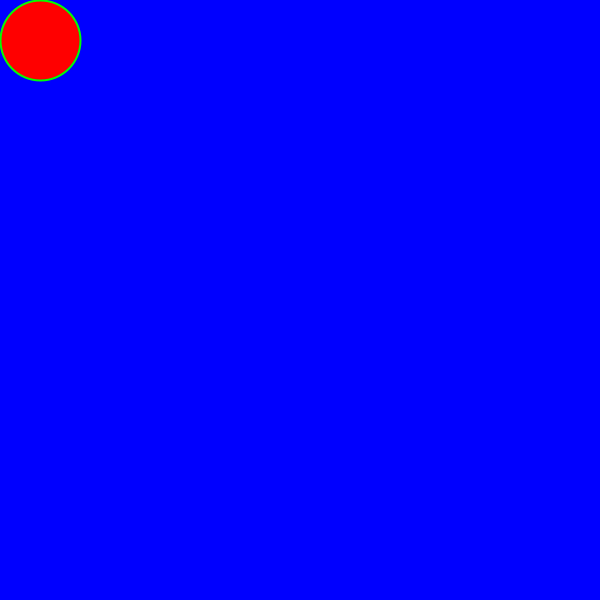
Frame 1 (no input)
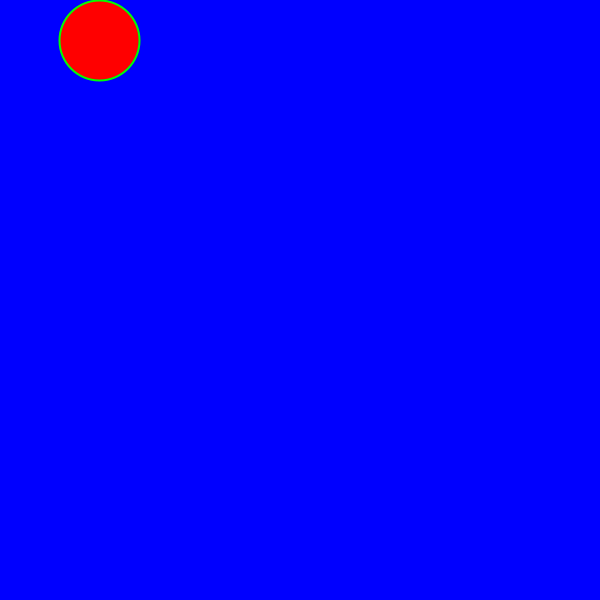
Frame 60 (the mouse pressed at the canvas centre just before this capture)
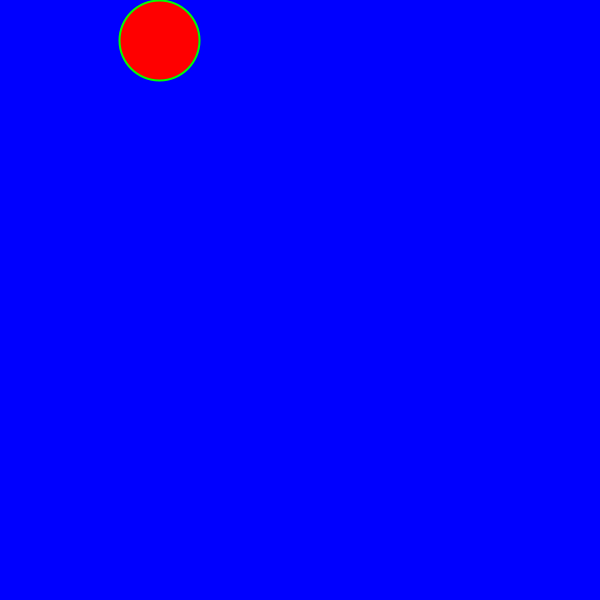
Frame 120 (the mouse held since frame 60 and released just before this capture)

The Processing sketch that drew these frames (run headless with seeded random() and noise(); from frame 60 on, the mouse is pressed at the canvas centre):

// Processing sketch: Animated_Circle_final
// ── Animated_Circle_final.pde
void setup()
{
  size(600,600);
  fill(255,0,0);
  stroke(0,255,0);
  strokeWeight(2);
}

float x=40.0,y=40.0;
final float r=40.0;
float speedX=1.0,speedY=1.0;
void draw()
{
  background(0,0,255);
  ellipse(x,y,2*r,2*r);
  if(x<(width-r-1)&&y==r)
  {
    x+=speedX;
  }
  if(x==(width-r-1)&&y<(height-r-1))
  {
    y+=speedY;
  }
  if(x>r&&y==(height-r-1))
  {
    x-=speedX;
  }
  if(x==r&&y>r)
  {
    y-=speedY;
  }
}
// author: Xintang He
